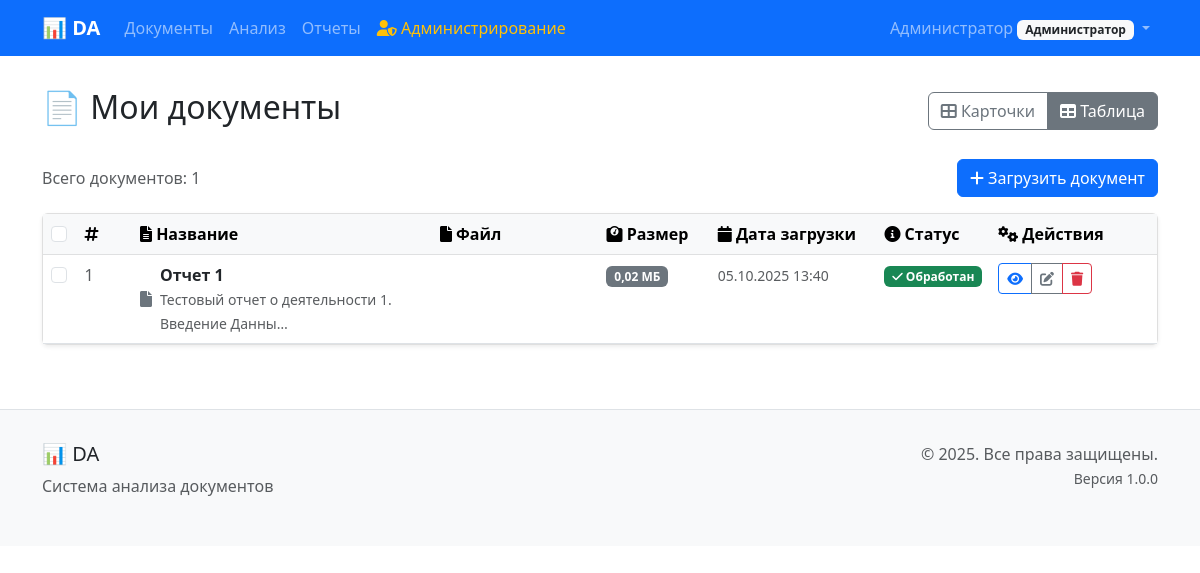
Page /documents/?view_mode=table (signed in) on the earlier database version.
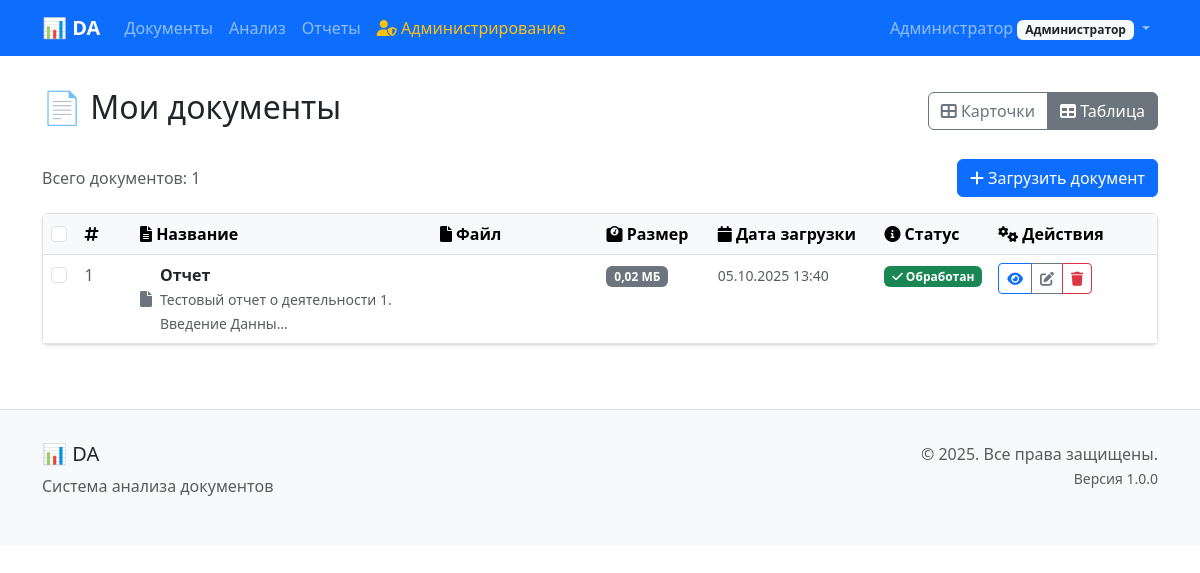
Same page on the later database version.
### documents/models.py (models this page shows, shortened)
class Document(models.Model):
    STATUS_CHOICES = [
        ('uploaded', 'Загружен'),
        ('processing', 'Обрабатывается'),
        ('processed', 'Обработан'),
        ('error', 'Ошибка'),
    ]
    title = models.CharField(
        max_length=255,
        verbose_name='Название документа'
    )
    filename = models.CharField(
        max_length=255,
        verbose_name='Имя файла'
    )
    file = models.FileField(
        upload_to='documents/%Y/%m/%d/',
        validators=[FileExtensionValidator(allowed_extensions=['docx'])],
        verbose_name='Файл документа'
    )
    file_size = models.BigIntegerField(
        verbose_name='Размер файла (байт)'
    )
    checksum = models.CharField(
        max_length=64,
        verbose_name='Контрольная сумма'
    )
    version = models.CharField(
        max_length=50,
        default='1.0',
        verbose_name='Версия'
    )
    status = models.CharField(
        max_length=20,
        choices=STATUS_CHOICES,
        default='uploaded',
        verbose_name='Статус'
    )
    upload_date = models.DateTimeField(
        auto_now_add=True,
        verbose_name='Дата загрузки'
    )
    processed_date = models.DateTimeField(
        null=True,
        blank=True,
        verbose_name='Дата обработки'
    )
    processing_error = models.TextField(
        blank=True,
        verbose_name='Ошибка обработки'
    )
    user = models.ForeignKey(
        User,
        on_delete=models.CASCADE,
        related_name='documents',
        verbose_name='Пользователь'
    )
    parent_document = models.ForeignKey(
        'self',
        on_delete=models.CASCADE,
        null=True,
        blank=True,
        related_name='versions',
        verbose_name='Родительский документ'
    )
    is_latest_version = models.BooleanField(
        default=True,
        verbose_name='Последняя версия'
    )
    version_notes = models.TextField(
        blank=True,
        verbose_name='Заметки к версии'
    )
    content_text = models.TextField(
        blank=True,
        verbose_name='Текстовое содержимое'
    )
    content_structure = models.JSONField(
        default=dict,
        blank=True,
        verbose_name='Структура документа'
    )
    metadata = models.JSONField(
        default=dict,
        blank=True,
        verbose_name='Метаданные'
    )
    class Meta:
        verbose_name = 'Документ'
        verbose_name_plural = 'Документы'
        ordering = ['-upload_date']
    def get_file_extension(self):
        return os.path.splitext(self.filename)[1].lower()
    def is_docx(self):
        return self.get_file_extension() == '.docx'
    def get_file_size_mb(self):
        if self.file_size:
            return round(self.file_size / (1024 * 1024), 2)
        return 0

### documents/views.py (the view)
# urls.py: path('', views.DocumentListView.as_view(), name='list'),
class DocumentListView(LoginRequiredMixin, ListView):
    model = Document
    template_name = 'documents/document_list.html'
    context_object_name = 'documents'
    def get_queryset(self):
        return Document.objects.filter(
            user=self.request.user,
            parent_document__isnull=True  # Только документы без родителя (корневые)
        ).order_by('-upload_date')
    def get_paginate_by(self, queryset):
        from settings.models import ApplicationSettings
        settings = ApplicationSettings.get_settings()
        return settings.items_per_page
    def get_context_data(self, **kwargs):
        context = super().get_context_data(**kwargs)
        view_mode = self.request.GET.get('view_mode', self.request.session.get('document_view_mode', 'card'))
        context['view_mode'] = view_mode
        self.request.session['document_view_mode'] = view_mode
        if view_mode == 'table':
            context['template_name'] = 'documents/document_list_table.html'
        else:
            context['template_name'] = 'documents/document_list_card.html'
        return context

### templates/documents/document_list.html (shortened to what the changed rows need)
{% extends 'base/base.html' %}
{% block content %}
<div class="row">
    <div class="col-12">
        <div class="d-flex justify-content-between align-items-center mb-4">
            <h2>📄 Мои документы</h2>
        </div>
        {% if view_mode == 'table' %}
            {% if documents %}
                <div class="card">
                    <div class="card-body p-0">
                        <div class="table-responsive">
                            <table class="table table-hover mb-0">
                                <thead class="table-light">
                                    <tr>
                                        <th style="width: 3%;">
                                            <input type="checkbox" id="selectAllCheckbox" class="form-check-input">
                                        </th>
                                        <th style="width: 5%;"><i class="fas fa-hashtag"></i></th>
                                        <th style="width: 27%;"><i class="fas fa-file-alt"></i> Название</th>
                                        <th style="width: 15%;"><i class="fas fa-file"></i> Файл</th>
                                        <th style="width: 10%;"><i class="fas fa-weight"></i> Размер</th>
                                        <th style="width: 15%;"><i class="fas fa-calendar"></i> Дата загрузки</th>
                                        <th style="width: 10%;"><i class="fas fa-info-circle"></i> Статус</th>
                                        <th style="width: 15%;"><i class="fas fa-cogs"></i> Действия</th>
                                    </tr>
                                </thead>
                                <tbody>
                                    {% for document in documents %}
                                    <tr>
                                        <td>
                                            <input type="checkbox" class="form-check-input document-checkbox"
                                                   value="{{ document.id }}" data-document-id="{{ document.id }}">
                                        </td>
                                        <td class="text-muted">{{ forloop.counter }}</td>
                                        <td>
                                            <div class="d-flex align-items-center">
                                                <div class="me-2">
                                                    {% if document.is_docx %}
                                                        <i class="fas fa-file-word text-primary"></i>
                                                    {% else %}
                                                        <i class="fas fa-file text-secondary"></i>
                                                    {% endif %}
                                                </div>
                                                <div>
                                                    <strong>{{ document.title }}</strong>
                                                    {% if document.content_text %}
                                                        <br><small class="text-muted">{{ document.content_text|truncatechars:50 }}</small>
                                                    {% endif %}
                                                </div>
                                            </div>
                                        </td>
                                        <td><small class="text-muted">{{ document.filename }}</small></td>
                                        <td><span class="badge bg-secondary">{{ document.get_file_size_mb }} МБ</span></td>
                                        <td><small class="text-muted">{{ document.upload_date|date:"d.m.Y H:i" }}</small></td>
                                        <td>
                                            {% if document.status == 'processed' %}
                                                <span class="badge bg-success"><i class="fas fa-check"></i> Обработан</span>
                                            {% elif document.status == 'processing' %}
                                                <span class="badge bg-warning"><i class="fas fa-spinner fa-spin"></i> Обработка</span>
                                            {% elif document.status == 'error' %}
                                                <span class="badge bg-danger"><i class="fas fa-exclamation-triangle"></i> Ошибка</span>
                                            {% else %}
                                                <span class="badge bg-secondary"><i class="fas fa-clock"></i> Загружен</span>
                                            {% endif %}
                                        </td>
                                        <td>
                                            <div class="btn-group btn-group-sm" role="group">
                                                <a href="{% url 'documents:detail' document.pk %}" class="btn btn-outline-primary" title="Просмотр">
                                                    <i class="fas fa-eye"></i>
                                                </a>
                                                <a href="{% url 'documents:rename' document.pk %}" class="btn btn-outline-secondary" title="Переименовать">
                                                    <i class="fas fa-edit"></i>
                                                </a>
                                                <a href="{% url 'documents:delete' document.pk %}" class="btn btn-outline-danger" title="Удалить">
                                                    <i class="fas fa-trash"></i>
                                                </a>
                                            </div>
                                        </td>
                                    </tr>
                                    {% endfor %}
                                </tbody>
                            </table>
                        </div>
                    </div>
                </div>
            {% endif %}
        {% endif %}
    </div>
</div>
{% endblock %}

Differences in the rows shown:
changed Document "Тестовый отчет о деятельности 1. Введение Данны…": title "Отчет 1" → "Отчет"
